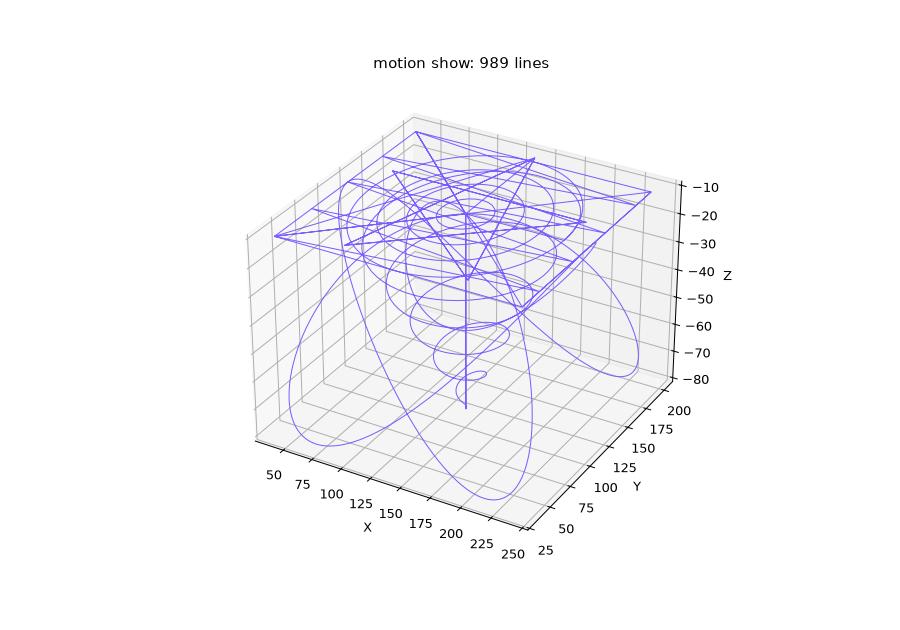

This chart was generated by the following Python code:
#!/usr/bin/env python3
"""
motion_show.py - a motion demo for a video: all axes, laser off

  python tools/motion_show.py --preview      write the G-code and a picture of the path, no motion
  python tools/motion_show.py --run          home, then run it (machine idle, USB free)
  python tools/motion_show.py --run --power  60 s of all axes accelerating at once (current draw)

The path stays inside X 30..250, Y 25..205, Z -10..-80 (machine coordinates). The laser stays off
(M5, S0), so nothing is burned. Stop with feed hold on the display or the gamepad (Circle).
"""

import math
import os
import sys
import time

HERE = os.path.dirname(os.path.abspath(__file__))
CX, CY = 140.0, 115.0           # centre of the show
ZT, ZB = -10.0, -80.0           # Z top and bottom
F_FAST, F_MID = 4500, 3000


def build():
    g = ['G21 G90 M5 S0', 'G53 G0 Z%g' % ZT, 'G53 G0 X%g Y%g' % (CX, CY)]
    xy = lambda x, y, f: 'G53 G1 X%.3f Y%.3f F%d' % (x, y, f)
    xyz = lambda x, y, z, f: 'G53 G1 X%.3f Y%.3f Z%.3f F%d' % (x, y, z, f)

    # 1. rapid square and its diagonals
    for x, y in ((CX - 100, CY - 80), (CX + 100, CY - 80), (CX + 100, CY + 80), (CX - 100, CY + 80),
                 (CX - 100, CY - 80), (CX + 100, CY + 80), (CX + 100, CY - 80), (CX - 100, CY + 80), (CX, CY)):
        g.append('G53 G0 X%g Y%g' % (x, y))

    # 2. Z bounce in the centre, faster and faster
    for depth, f in ((-40, 800), (-60, 1100), (-80, 1500)):
        g.append('G53 G1 Z%g F%d' % (depth, f))
        g.append('G53 G1 Z%g F%d' % (ZT, f))

    # 3. growing circles (G2 in machine coordinates through G53 is not allowed: work offsets are zero
    #    in this program's use, so plain arcs are written as line segments instead)
    for r in (20, 40, 60, 80):
        n = int(r * 1.2)
        for i in range(n + 1):
            a = 2 * math.pi * i / n
            g.append(xy(CX + r * math.cos(a), CY + r * math.sin(a), F_MID + r * 15))

    # 4. spiral inwards while Z goes down
    turns, steps = 5, 300
    for i in range(steps + 1):
        t = i / steps
        a = 2 * math.pi * turns * t
        r = 80 * (1 - t)
        g.append(xyz(CX + r * math.cos(a), CY + r * math.sin(a), ZT + (ZB - ZT) * t, F_MID))

    # 5. Lissajous figure 3:2 with Z waving
    steps = 400
    for i in range(steps + 1):
        t = 2 * math.pi * i / steps
        g.append(xyz(CX + 100 * math.sin(3 * t), CY + 80 * math.sin(2 * t),
                     (ZT + ZB) / 2 + (ZT - ZB) / 2 * math.cos(4 * t), F_FAST))

    # 6. five-pointed star, twice, fast
    g.append('G53 G0 Z%g' % ZT)
    pts = [(CX + 85 * math.sin(2 * math.pi * k * 2 / 5), CY + 85 * math.cos(2 * math.pi * k * 2 / 5)) for k in range(6)]
    for _ in range(2):
        for x, y in pts:
            g.append(xy(x, y, F_FAST))

    # 7. zigzag across the table
    for k in range(9):
        y = CY - 80 + k * 20
        g.append(xy(CX - 100 if k % 2 == 0 else CX + 100, y, F_FAST))

    # back to the centre, Z up
    g += ['G53 G0 Z%g' % ZT, 'G53 G0 X%g Y%g' % (CX, CY), 'M5']
    return g


def preview(lines):
    import matplotlib
    matplotlib.use('Agg')
    import matplotlib.pyplot as plt
    pts, cur = [], [CX, CY, ZT]
    for l in lines:
        for w in l.split():
            if w[0] in 'XYZ' and w[1:].replace('.', '').replace('-', '').isdigit():
                cur['XYZ'.index(w[0])] = float(w[1:])
        pts.append(tuple(cur))
    fig = plt.figure(figsize=(10, 7))
    ax = fig.add_subplot(projection='3d')
    xs, ys, zs = zip(*pts)
    ax.plot(xs, ys, zs, lw=0.8, color='#7b5cff')
    ax.set_xlabel('X'); ax.set_ylabel('Y'); ax.set_zlabel('Z')
    ax.set_title('motion show: %d lines' % len(lines))
    out = os.path.join(HERE, 'motion_show.png')
    plt.savefig(out, dpi=90)
    print('picture:', out)


def run(lines):
    import serial, serial.tools.list_ports
    port = next((p.device for p in serial.tools.list_ports.comports() if p.vid == 0x0483 and p.pid == 0x5740), None)
    if not port:
        sys.exit('Board not found on USB.')
    ser = serial.Serial(port, 115200, timeout=2)
    time.sleep(0.3)
    ser.reset_input_buffer()

    def send(l, timeout=120):
        ser.write((l + '\n').encode())
        end = time.time() + timeout
        while time.time() < end:
            r = ser.readline().decode(errors='replace').strip()
            if r == 'ok':
                return True
            if r.startswith('error') or r.startswith('ALARM'):
                print(l, '->', r)
                return False
        return False

    if not send('$H'):
        sys.exit('Homing failed')
    t0 = time.time()
    for l in lines:
        if not send(l):
            break
    while True:                                     # wait until the moves are done
        ser.reset_input_buffer()
        ser.write(b'?')
        s = ser.readline().decode(errors='replace').strip()
        if s.startswith('<Idle') or s.startswith('<Alarm'):
            break
        time.sleep(0.3)
    print('done in %.0f s: %s' % (time.time() - t0, s))
    ser.dtr = False


def build_power(seconds=60):
    """All axes accelerate and brake at the same time, again and again: the highest current draw."""
    pts = [(CX - 50, CY - 50, -15), (CX + 50, CY + 50, -40), (CX - 50, CY + 50, -15), (CX + 50, CY - 50, -40)]
    g = ['G21 G90 M5 S0', 'G53 G0 Z%g' % ZT, 'G53 G0 X%g Y%g' % pts[0][:2], 'G53 G0 Z%g' % pts[0][2]]
    for k in range(int(seconds / 1.5)):                 # about 1.5 s per move
        g.append('G53 G0 X%g Y%g Z%g' % pts[(k + 1) % 4])
    g += ['G53 G0 Z%g' % ZT, 'G53 G0 X%g Y%g' % (CX, CY), 'M5']
    return g


if __name__ == '__main__':
    lines = build_power() if '--power' in sys.argv else build()
    with open(os.path.join(HERE, 'motion_show.nc'), 'w') as f:
        f.write('\n'.join(lines) + '\n')
    if '--run' in sys.argv:
        run(lines)
    else:
        preview(lines)
